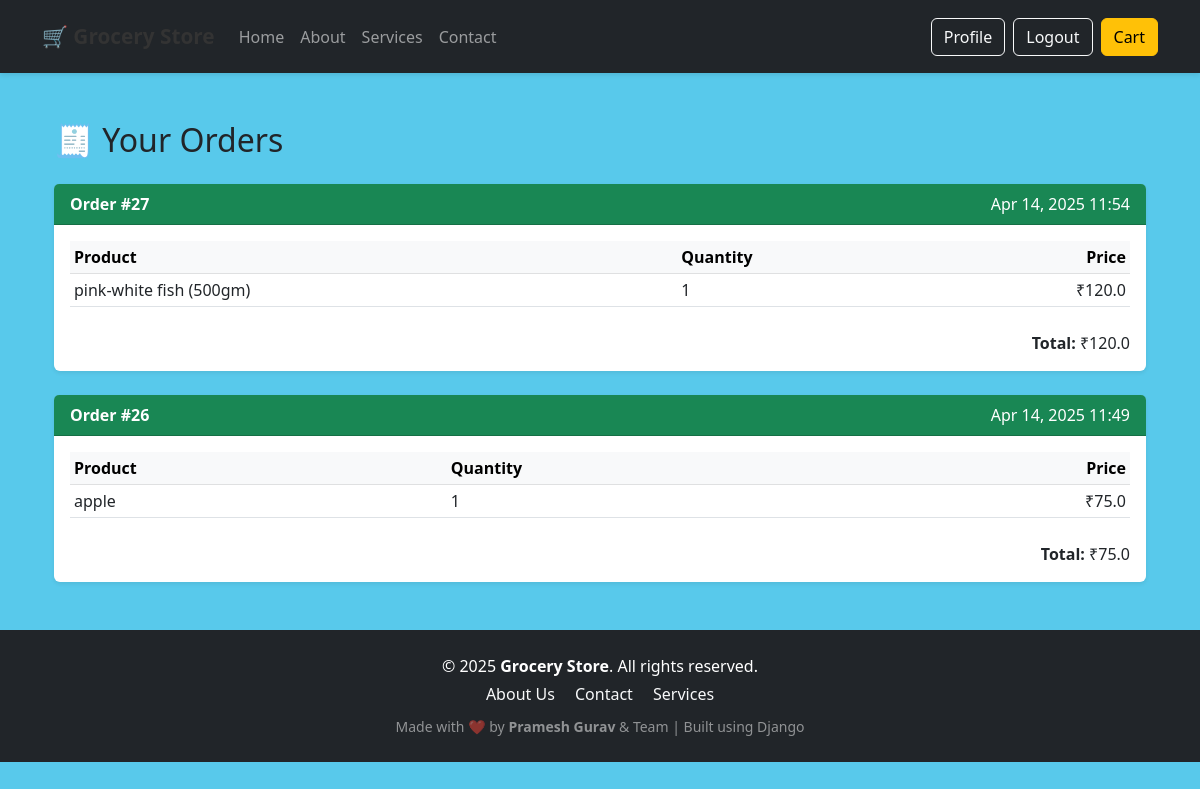
The page /your-orders/ (signed in) on the database as committed earlier.
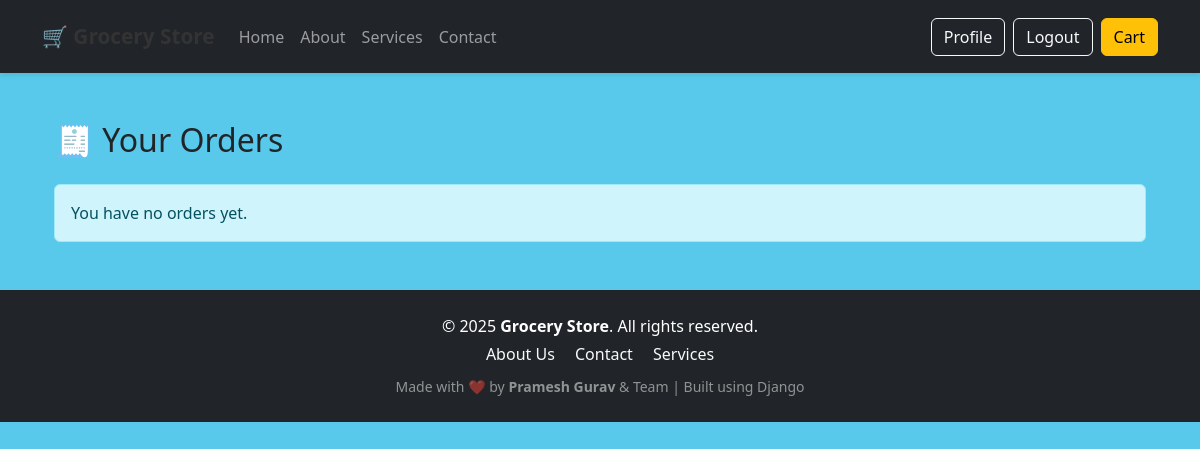
The same page on the database as committed later.
### store/models.py (models this page shows, shortened)
class Order(models.Model):
    user = models.ForeignKey(User, on_delete=models.CASCADE)
    created_at = models.DateTimeField(auto_now_add=True)
    def total_price(self):
        return sum(item.total_price() for item in self.items.all())

class OrderItem(models.Model):
    order = models.ForeignKey(Order, related_name='items', on_delete=models.CASCADE)
    product = models.ForeignKey(Product, on_delete=models.CASCADE)
    quantity = models.PositiveIntegerField()
    def total_price(self):
        return self.product.price * self.quantity

class Product(models.Model):
    title = models.CharField(max_length=255)
    category = models.ForeignKey(Category, on_delete=models.CASCADE)
    description = models.TextField()
    price = models.FloatField()
    image = models.ImageField(upload_to='products/')

### store/views.py (the view)
# urls.py: path('your-orders/', views.your_orders, name='your_orders'),
@login_required
def your_orders(request):
    orders = Order.objects.filter(user=request.user).order_by('-created_at')
    return render(request, 'store/your_orders.html', {'orders': orders})

### store/templates/store/your_orders.html
{% extends 'store/base.html' %}
{% block content %}
<div class="container mt-5">
    <h2 class="mb-4">🧾 Your Orders</h2>
    {% if orders %}
        {% for order in orders %}
            <div class="card mb-4 shadow-sm">
                <div class="card-header bg-success text-white d-flex justify-content-between">
                    <strong>Order #{{ order.id }}</strong>
                    <span>{{ order.created_at|date:"M d, Y H:i" }}</span>
                </div>
                <div class="card-body">
                    <div class="table-responsive">
                        <table class="table table-sm align-middle">
                            <thead class="table-light">
                                <tr>
                                    <th>Product</th>
                                    <th>Quantity</th>
                                    <th class="text-end">Price</th>
                                </tr>
                            </thead>
                            <tbody>
                                {% for item in order.items.all %}
                                    <tr>
                                        <td>{{ item.product.title }}</td>
                                        <td>{{ item.quantity }}</td>
                                        <td class="text-end">₹{{ item.total_price }}</td>
                                    </tr>
                                {% endfor %}
                            </tbody>
                        </table>
                    </div>
                    <div class="text-end mt-2">
                        <strong>Total:</strong> ₹{{ order.total_price }}
                    </div>
                </div>
            </div>
        {% endfor %}
    {% else %}
        <div class="alert alert-info">You have no orders yet.</div>
    {% endif %}
</div>
{% endblock %}

### store/templates/store/base.html (shortened to what this page needs)
{% load static %}
<!DOCTYPE html>
<html lang="en">
<head>
    <link href="https://cdn.jsdelivr.net/npm/bootstrap@5.3.0/dist/css/bootstrap.min.css" rel="stylesheet">
    <link href="https://cdn.jsdelivr.net/npm/bootstrap-icons@1.10.5/font/bootstrap-icons.css" rel="stylesheet">
    <link href="{% static 'css/main.css' %}" rel="stylesheet">
    <link href="{% static 'css/style.css' %}" rel="stylesheet">
</head>
<body>
    <nav class="navbar navbar-expand-lg navbar-dark bg-dark mb-4">
        <div class="container">
            <a class="navbar-brand" href="/">🛒 Grocery Store</a>
            <div class="collapse navbar-collapse" id="navbarNav">
                <ul class="navbar-nav me-auto mb-2 mb-lg-0">
                    <li class="nav-item">
                        <a class="nav-link" href="{% url 'home' %}">Home</a>
                    </li>
                    <li class="nav-item">
                        <a class="nav-link" href="{% url 'about' %}">About</a>
                    </li>
                    <li class="nav-item">
                        <a class="nav-link" href="{% url 'services' %}">Services</a>
                    </li>
                    <li class="nav-item">
                        <a class="nav-link" href="{% url 'contact' %}">Contact</a>
                    </li>
                </ul>
                <div class="d-flex">
                    {% if user.is_authenticated %}
                        <a href="{% url 'profile' %}" class="btn btn-outline-light me-2">Profile</a>
                        <a href="{% url 'logout' %}" class="btn btn-outline-light me-2">Logout</a>
                    {% else %}
                        <a href="{% url 'login' %}" class="btn btn-outline-light me-2">Login</a>
                        <a href="{% url 'signup' %}" class="btn btn-outline-light me-2">Signup</a>
                    {% endif %}
                    <a href="{% url 'cart' %}" class="btn btn-warning">Cart</a>
                </div>
            </div>
        </div>
    </nav>
    <div class="container my-4">
        {% block content %}{% endblock %}
    </div>
<footer class="bg-dark text-white text-center py-4 mt-5">
    <div class="container">
        <p class="mb-1">&copy; 2025 <strong>Grocery Store</strong>. All rights reserved.</p>
        <p class="mb-2">
            <a href="{% url 'about' %}" class="text-decoration-none text-light me-3">About Us</a>
            <a href="{% url 'contact' %}" class="text-decoration-none text-light me-3">Contact</a>
            <a href="{% url 'services' %}" class="text-decoration-none text-light">Services</a>
        </p>
        <p class="mb-0">
            <small class="text-white-50">
                Made with ❤️ by <strong>Pramesh Gurav</strong> & Team | Built using Django
            </small>
        </p>
    </div>
</footer>
</body>
</html>

### static/css/style.css (style rules this page uses)
body { background-color: #58c9eb; font-family: 'Segoe UI', sans-serif; margin: 0; padding: 0; }
.navbar { box-shadow: 0 2px 5px rgba(0, 0, 0, 0.1); background-color: white; padding: 1rem; }
.navbar-brand { font-weight: bold; font-size: 1.3rem; color: #333; }
footer { margin-top: 50px; padding: 20px 0; background-color: #343a40; color: white; text-align: center; }

Rows that differ between the two databases and show on the page:
removed Order: id "27", created_at "Apr 14, 2025 11:54", total_price "120.0"
removed OrderItem: product "pink-white fish (500gm)", quantity "1", total_price "120.0", shown under "27"
removed Order: id "26", created_at "Apr 14, 2025 11:49", total_price "75.0"
removed OrderItem: product "apple", quantity "1", total_price "75.0", shown under "26"
Other text that changed with them:
text now shown: "You have no orders yet."
